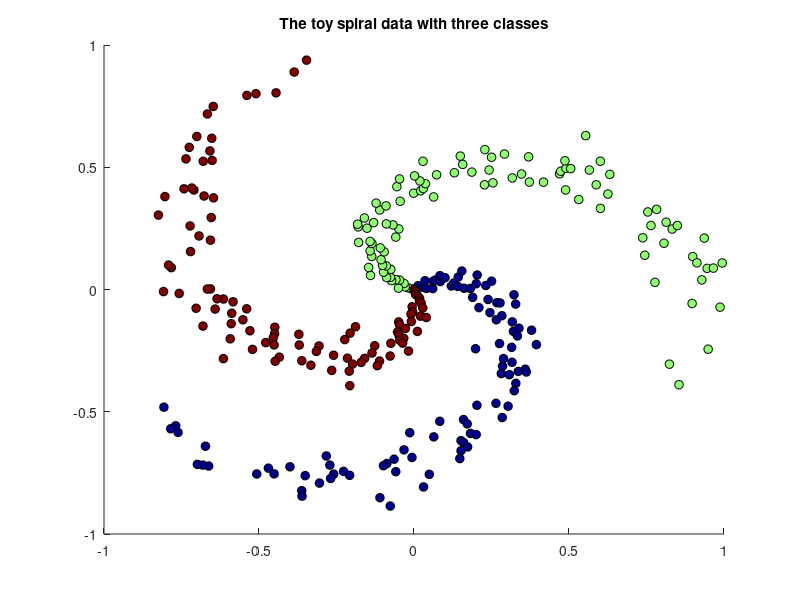
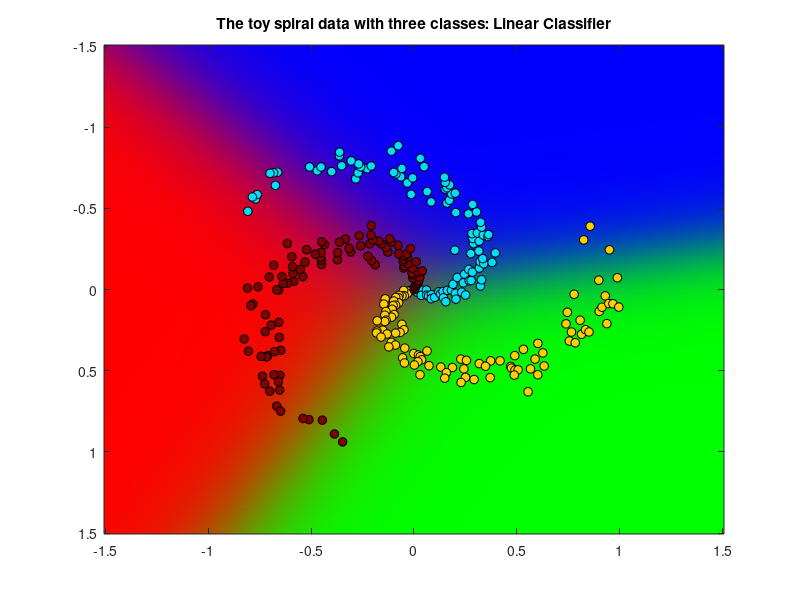
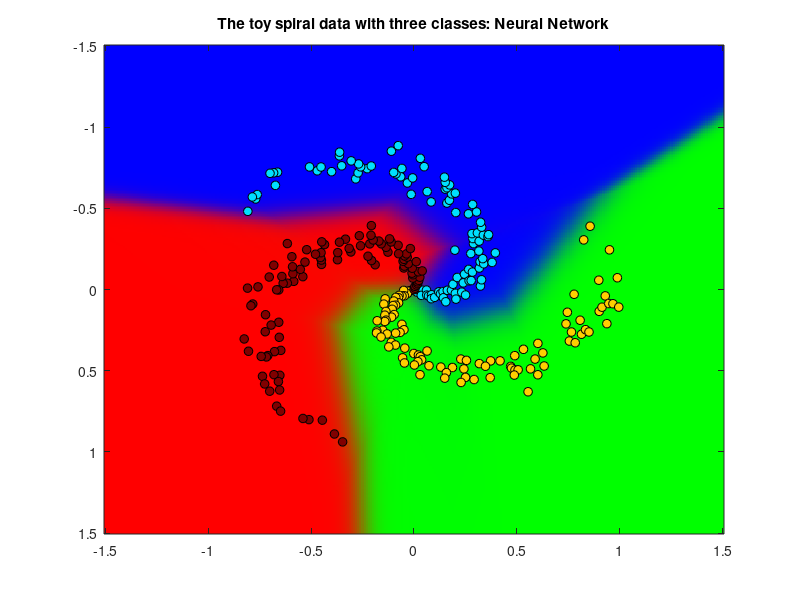

These figures' MATLAB source, in order:
% Stanford CS class CS231n: Convolutional Neural Networks for Visual Recognition. 
% Module 1
% Matlab version of scripts from http://cs231n.github.io/neural-networks-case-study/

%% Generating some data
N = 100;
D = 2;
K = 3;
X = zeros(N*K,D);
y = zeros(N*K,1);
for j=1:K
  ix = N*(j-1)+1:N*j;
  r = linspace(0,1,N); % radius
  t = linspace((j-1)*4+1,j*4,N)+randn(1,N).*0.2; % theta
  X(ix,:) = [r.*sin(t);r.*cos(t)]';
  y(ix) = j;
end
close all
figure, scatter(X(:,1), X(:,2), 40, y, 'filled', 'MarkerEdgeColor', 'black'), colormap jet
title('The toy spiral data with three classes')

%% Initialize the parameters
W = 0.01 .* randn(D,K);
b = zeros(1,K);

%% Compute the class scores
scores = bsxfun(@plus, X * W, b);

%% Compute the loss
% get unnormalized probabilities
exp_scores = exp(scores);
% normalize them for each example
num_examples = size(X,1);
probs = bsxfun(@times, exp_scores, 1./sum(exp_scores,2));
corect_logprobs = -log(probs(sub2ind(size(probs),[1:num_examples]',y)));

% compute the loss: average cross-entropy loss and regularization

% some hyperparameters
step_size = 1e-0;
reg = 1e-3; % regularization strength (lambda)

data_loss = sum(corect_logprobs)/num_examples;
reg_loss = 0.5.*reg*sum(sum(W.*W));
loss = data_loss + reg_loss

%% Computing the Analytic Gradient with Backpropagation
dscores = probs;
ids = sub2ind(size(probs),[1:num_examples]',y);
dscores(ids) = dscores(ids) - 1;
dscores = dscores./num_examples;

dW = X'*dscores;
db = sum(dscores,1);
dW = dW + reg*W; % don't forget the regularization gradient

%% Performing a parameter update
% perform a parameter update
W = W - step_size * dW;
b = b - step_size * db;

%% Putting it all together: Training a Softmax Classifier
% Train a Linear Classifier

% initialize parameters randomly
W = 0.01 .* randn(D,K);
b = zeros(1,K);

% gradient descent loop
for i=0:200
  
  % evaluate class scores, [N x K]
  scores = bsxfun(@plus, X * W, b);
  
  % compute the class probabilities
  exp_scores = exp(scores);
  probs = bsxfun(@times, exp_scores, 1./sum(exp_scores,2));
  
  % compute the loss: average cross-entropy loss and regularization
  corect_logprobs = -log(probs(sub2ind(size(probs),[1:num_examples]',y)));
  data_loss = sum(corect_logprobs)/num_examples;
  reg_loss = 0.5.*reg*sum(sum(W.*W));
  loss = data_loss + reg_loss;
  if mod(i,10) == 0
    fprintf('iteration %d: loss %f \n', i, loss)
  end
  
  % compute the gradient on scores
  dscores = probs;
  ids = sub2ind(size(probs),[1:num_examples]',y);
  dscores(ids) = dscores(ids) - 1;
  dscores = dscores./num_examples;

  % backpropate the gradient to the parameters (W,b)
  dW = X'*dscores;
  db = sum(dscores,1);

  dW = dW + reg*W; % don't forget the regularization gradient

  % perform a parameter update
  W = W - step_size * dW;
  b = b - step_size * db;
end

% evaluate training set accuracy
scores = bsxfun(@plus, X * W, b);
[~,predicted_class] = max(scores, [], 2);
fprintf('training accuracy: %.2f \n', mean(predicted_class == y))

%% visualize decision boundaries
[w1,w2] = meshgrid(-1.5:0.01:1.5,-1.5:0.01:1.5);
scores = bsxfun(@plus, [w1(:),w2(:)] * W, b);
exp_scores = exp(scores);
probs = bsxfun(@times, exp_scores, 1./sum(exp_scores,2));
figure, imagesc(w1(:), w2(:), reshape(probs(:,[3,2,1]),[size(w1),3])), colormap jet
hold on, scatter(X(:,1), X(:,2), 40, y, 'filled', 'MarkerEdgeColor', 'black')
title('The toy spiral data with three classes: Linear Classifier')

%% Training a Neural Network
% initialize parameters randomly
h = 100; % size of hidden layer
W = 0.01 .* randn(D,h);
b = zeros(1,h);
W2 = 0.01 .* randn(h,K);
b2 = zeros(1,K);

for i=0:10000
  
  % evaluate class scores, [N x K]
  % evaluate class scores with a 2-layer Neural Network
  hidden_layer = max(0, bsxfun(@plus, X * W, b)); % note, ReLU activation
  scores = bsxfun(@plus, hidden_layer * W2, b2);

  % compute the class probabilities
  exp_scores = exp(scores);
  probs = bsxfun(@times, exp_scores, 1./sum(exp_scores,2)); % [N x K]
  
  % compute the loss: average cross-entropy loss and regularization
  corect_logprobs = -log(probs(sub2ind(size(probs),[1:num_examples]',y)));
  data_loss = sum(corect_logprobs)/num_examples;
  reg_loss = 0.5.*reg*sum(sum(W.*W)) + 0.5.*reg*sum(sum(W2.*W2));
  loss = data_loss + reg_loss;
  if mod(i,1000) == 0
    fprintf('iteration %d: loss %f \n', i, loss)
  end
  
  % compute the gradient on scores
  dscores = probs;
  ids = sub2ind(size(probs),[1:num_examples]',y);
  dscores(ids) = dscores(ids) - 1;
  dscores = dscores./num_examples;
  
  % backpropate the gradient to the parameters
  % first backprop into parameters W2 and b2
  dW2 = hidden_layer' * dscores;
  db2 = sum(dscores, 1);
  
  % next backprop into hidden layer
  dhidden = dscores * W2';
  % backprop the ReLU non-linearity
  dhidden(hidden_layer <= 0) = 0;
  % finally into W,b
  dW = X' * dhidden;
  db = sum(dhidden, 1);
  
  % add regularization gradient contribution
  dW2 = dW2 + reg .* W2;
  dW = dW + reg .* W;
  
  % perform a parameter update
  W = W - step_size .* dW;
  b = b - step_size .* db;
  W2 = W2 - step_size .* dW2;
  b2 = b2 - step_size .* db2;
end
% evaluate training set accuracy
hidden_layer = max(0, bsxfun(@plus, X * W, b));
scores = bsxfun(@plus, hidden_layer * W2, b2);
[~,predicted_class] = max(scores, [], 2);
fprintf('training accuracy: %.2f \n', mean(predicted_class == y))

%% visualize decision boundaries
[w1,w2] = meshgrid(-1.5:0.01:1.5,-1.5:0.01:1.5);
hidden_layer = max(0, bsxfun(@plus, [w1(:),w2(:)] * W, b));
scores = bsxfun(@plus, hidden_layer * W2, b2);
exp_scores = exp(scores);
probs = bsxfun(@times, exp_scores, 1./sum(exp_scores,2));
figure, imagesc(w1(:), w2(:), reshape(probs(:,[3,2,1]),[size(w1),3])), colormap jet
hold on, scatter(X(:,1),X(:,2), 40, y, 'filled', 'MarkerEdgeColor', 'black')
title('The toy spiral data with three classes: Neural Network')